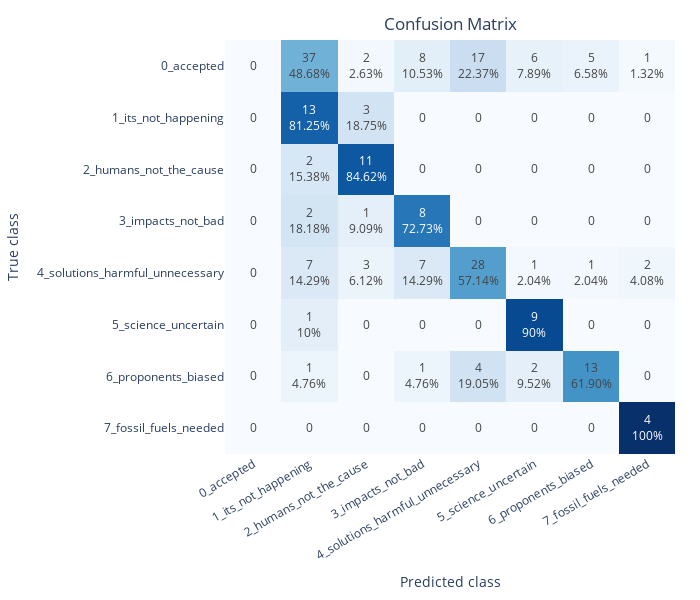

Notebook code for this chart:
### Code cell
plot_cards_confusion_matrix(
    df["cards_true"],
    df["cards_pred"],
    [
        "0_accepted",
        "1_its_not_happening",
        "2_humans_not_the_cause",
        "3_impacts_not_bad",
        "4_solutions_harmful_unnecessary",
        "5_science_uncertain",
        "6_proponents_biased",
        "7_fossil_fuels_needed",
    ],
)

### Figure 1 — Plotly figure (JSON) as saved in the notebook; plotly's stock layout.template omitted (floating-point values rounded to 4 significant figures)
{"data": [{"colorscale": [[0, "rgb(247,251,255)"], [0.125, "rgb(222,235,247)"], [0.25, "rgb(198,219,239)"], [0.375, "rgb(158,202,225)"], [0.5, "rgb(107,174,214)"], [0.625, "rgb(66,146,198)"], [0.75, "rgb(33,113,181)"], [0.875, "rgb(8,81,156)"], [1, "rgb(8,48,107)"]], "hoverinfo": "none", "showscale": false, "text": [["0", "37<br>48.68%", "2<br>2.63%", "8<br>10.53%", "17<br>22.37%", "6<br>7.89%", "5<br>6.58%", "1<br>1.32%"], ["0", "13<br>81.25%", "3<br>18.75%", "0", "0", "0", "0", "0"], ["0", "2<br>15.38%", "11<br>84.62%", "0", "0", "0", "0", "0"], ["0", "2<br>18.18%", "1<br>9.09%", "8<br>72.73%", "0", "0", "0", "0"], ["0", "7<br>14.29%", "3<br>6.12%", "7<br>14.29%", "28<br>57.14%", "1<br>2.04%", "1<br>2.04%", "2<br>4.08%"], ["0", "1<br>10%", "0", "0", "0", "9<br>90%", "0", "0"], ["0", "1<br>4.76%", "0", "1<br>4.76%", "4<br>19.05%", "2<br>9.52%", "13<br>61.90%", "0"], ["0", "0", "0", "0", "0", "0", "0", "4<br>100%"]], "texttemplate": "%{text}", "type": "heatmap", "x": ["0_accepted", "1_its_not_happening", "2_humans_not_the_cause", "3_impacts_not_bad", "4_solutions_harmful_unnecessary", "5_science_uncertain", "6_proponents_biased", "7_fossil_fuels_needed"], "y": ["0_accepted", "1_its_not_happening", "2_humans_not_the_cause", "3_impacts_not_bad", "4_solutions_harmful_unnecessary", "5_science_uncertain", "6_proponents_biased", "7_fossil_fuels_needed"], "z": [[0, 0.4868, 0.02632, 0.1053, 0.2237, 0.07895, 0.06579, 0.01316], [0, 0.8125, 0.1875, 0, 0, 0, 0, 0], [0, 0.1538, 0.8462, 0, 0, 0, 0, 0], [0, 0.1818, 0.09091, 0.7273, 0, 0, 0, 0], [0, 0.1429, 0.06122, 0.1429, 0.5714, 0.02041, 0.02041, 0.04082], [0, 0.1, 0, 0, 0, 0.9, 0, 0], [0, 0.04762, 0, 0.04762, 0.1905, 0.09524, 0.619, 0], [0, 0, 0, 0, 0, 0, 0, 1]]}], "layout": {"height": 600, "margin": {"b": 25, "r": 25, "t": 40}, "title": {"text": "Confusion Matrix", "x": 0.5, "xref": "paper", "y": 0.97}, "width": 700, "xaxis": {"tickangle": -30, "title": {"text": "Predicted class"}}, "yaxis": {"autorange": "reversed", "title": {"text": "True class"}}}}
